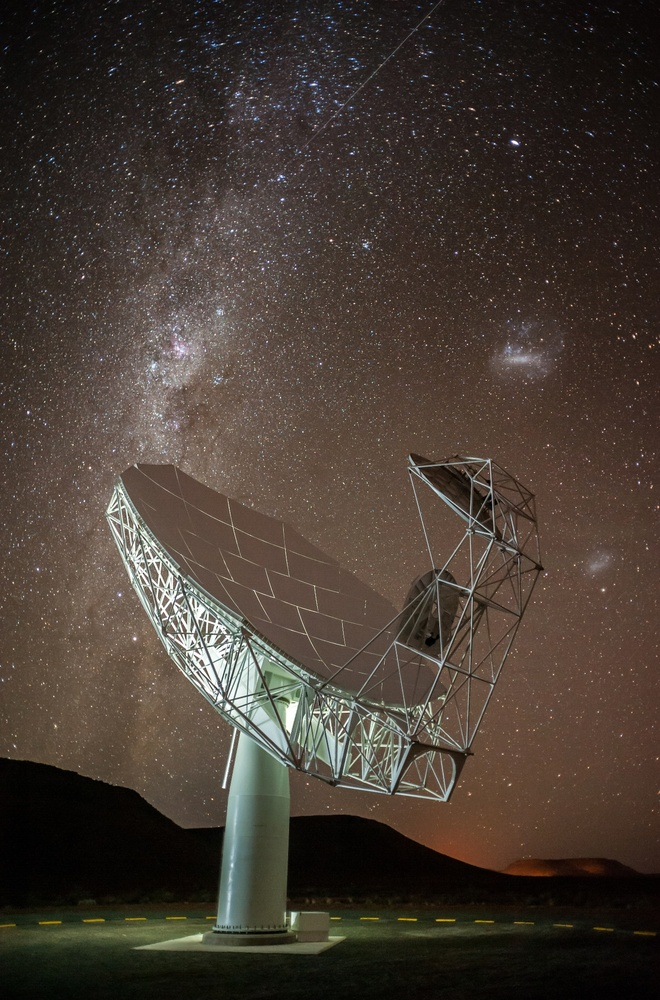
#> input picture meerkat_small.jpg, 660 x 1000 px, shrunk from 1400 x 2120 before the run
$ python image_convolution_example.py
#> lines starting #> are read from the running program, lines starting #| are printed output that depends on the picture
### smooth_map.py
import numpy

def get_fft_vec(n):
    vec=numpy.arange(n)
    vec[vec>n/2]=vec[vec>n/2]-n
    return vec
def smooth_map(map,npix,smooth=True):
    nx=map.shape[0]
    ny=map.shape[1]
    xind=get_fft_vec(nx)
    yind=get_fft_vec(ny)

    #make 2 1-d gaussians of the correct lengths
    sig=npix/numpy.sqrt(8*numpy.log(2))
    xvec=numpy.exp(-0.5*xind**2/sig**2)
    xvec=xvec/xvec.sum()
    yvec=numpy.exp(-0.5*yind**2/sig**2)
    yvec=yvec/yvec.sum()

    #make the 1-d gaussians into 2-d maps using numpy.repeat
    xmat=numpy.repeat([xvec],ny,axis=0).transpose()
    ymat=numpy.repeat([yvec],nx,axis=0)

    #if we didn't mess up, the kernel FT should be strictly real
    kernel=numpy.real(numpy.fft.fft2(xmat*ymat))

    #get the map Fourier transform
    mapft=numpy.fft.fft2(map)
    #multiply/divide by the kernel FT depending on whath we're after
    if smooth:
        mapft=mapft*kernel
    else:
        mapft=mapft/kernel
    #now get back to the convolved map with the inverse FFT
    map_smooth=numpy.fft.ifft2(mapft)

    #since numpy gets imaginary parts from roundoff, return the real part
    return numpy.real(map_smooth)

### image_convolution_example.py
import numpy
from matplotlib import pyplot as plt
import smooth_map

meerkat=plt.imread('meerkat_small.jpg')
#> meerkat is the input picture: shape (1000, 660, 3); mean R, G, B 69.4, 59.1, 50.7

smoothed_map=numpy.zeros(meerkat.shape)
unsmoothed_map=numpy.zeros(meerkat.shape)
npix_smooth=3.5
npix_restore=4
for i in range(3):
    tmp=numpy.squeeze(meerkat[:,:,i])
    tmp_smooth=smooth_map.smooth_map(tmp,npix_smooth)
    smoothed_map[:,:,i]=tmp_smooth
    tmp2=smooth_map.smooth_map(tmp_smooth,npix_restore,False)
    unsmoothed_map[:,:,i]=tmp2
#> this loop made 3 passes
#> pass 1, `tmp=numpy.squeeze(meerkat[:,:,i])`:
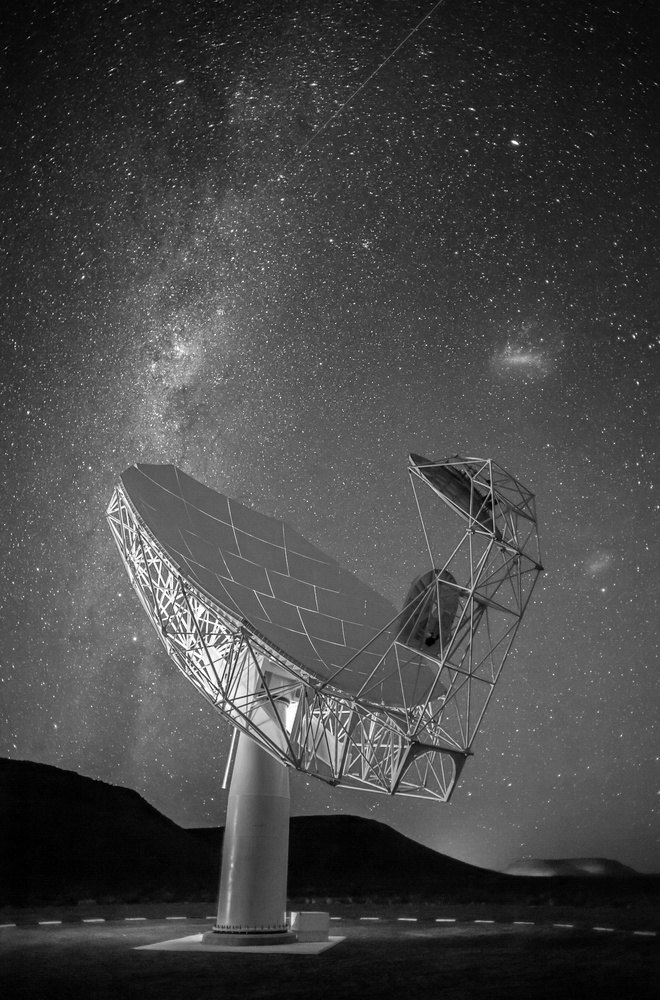
#> tmp: shape (1000, 660); min 0, max 255, mean 69.4
#> pass 1, `tmp2=smooth_map.smooth_map(tmp_smooth,npix_restore,False)`:
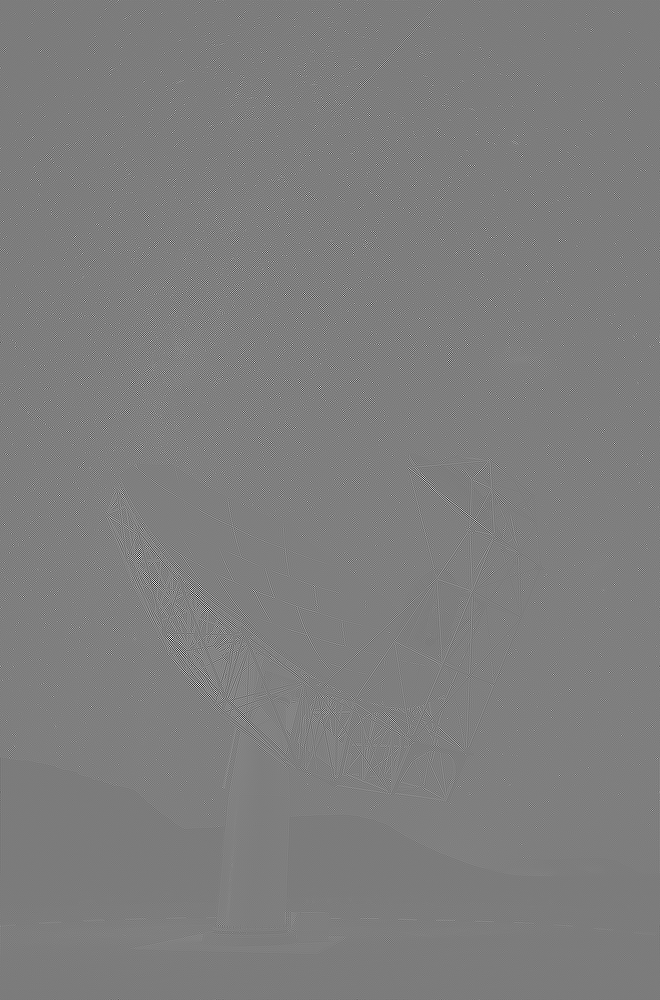
#> tmp2: shape (1000, 660) float64; min -3421.6, max 3624.3, mean 69.4; drawn with min black and max white
#> pass 2, `tmp=numpy.squeeze(meerkat[:,:,i])`:
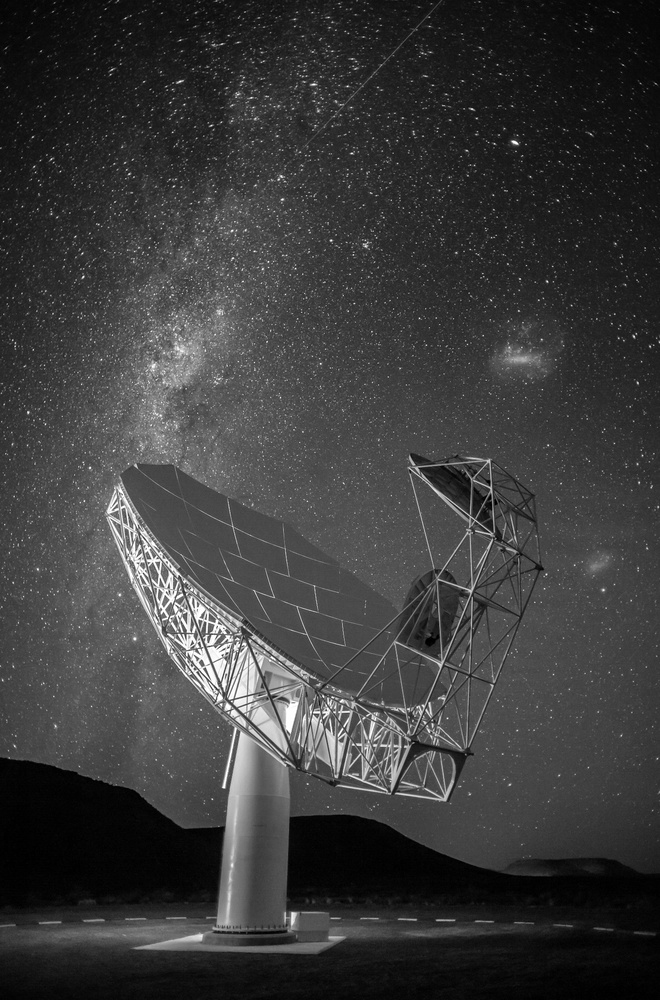
#> tmp: shape (1000, 660); min 0, max 255, mean 59.1
#> after the loop:
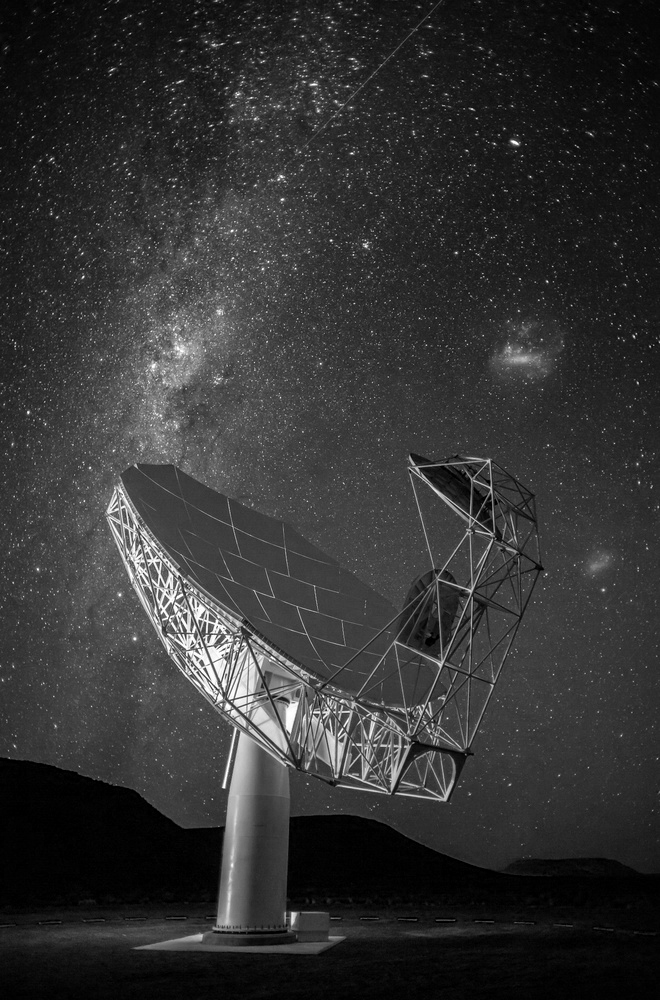
#> tmp: shape (1000, 660); min 0, max 255, mean 50.7

plt.imsave('meerkat_smoothed_' + repr(npix_smooth) + '.jpg',smoothed_map/smoothed_map.max())
#> (the run stopped early here; a loop or call above may not have finished)
